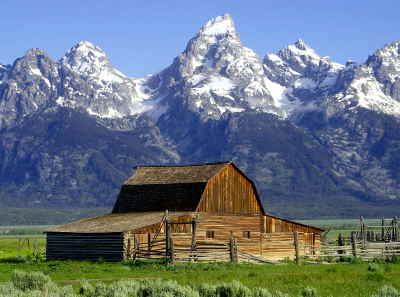
#> input picture imagens/barn_mountains.bmp, 400 x 297 px; its folder holds 3 pictures in this run
$ jupyter execute --allow-errors report.ipynb   (shell and % lines are left out)
#> lines starting #> are read from the running program, lines starting #| are printed output that depends on the picture
# MULTIMEDIA
## PROJECT 1: Image Compression
### B.Sc. in Informatics Engineering, FCTUC

Authors:
 - André Carvalho, no. 2019216156
 - Paulo Cortesão, no. 2019216517

[cell 1]
# package installation
# ! pip install tabulate
# ! pip3 install opencv-python

[cell 2]
# code imports
import matplotlib
import os
from scipy.fftpack import dct, idct
import math
import matplotlib.pyplot as plt
from PIL import Image
import matplotlib.colors as clr
import numpy as np
import cv2
from tabulate import tabulate

[cell 3]
#exercise 1: image compression testing
def ex1():
    images= ['barn_mountains' ,'logo','peppers']
    qualities = [75,50,25]
    rates=[]
    for s in images:
        img = Image.open(f"imagens/{s}.bmp")
#> img is the input picture: PIL image 400x297 RGB; mean R, G, B 104.4, 117.4, 130.1
        rgb_img = img.convert('RGB')
        arr=[s]
        original_size = os.path.getsize(f"imagens/{s}.bmp")
        plt.figure()
        plt.title(f'{s}.bmp')
        plt.imshow(img)
        for q in qualities:
            rgb_img.save(f"ex1/{s}_{q}.jpeg", quality=q)
            im2 = Image.open(f"ex1/{s}_{q}.jpeg")
            plt.figure()
            plt.title(f'{s}_{q}.jpeg')
            plt.imshow(im2)
            compressed_size = os.path.getsize(f"ex1/{s}_{q}.jpeg")
            comp_rate = "%.1f:1" %(original_size/compressed_size)
            arr.append(comp_rate)
        rates.append(arr)

    # print(46*"_")
    print(tabulate(rates, headers = ['Image\\Quality',"75%","50%","25%"] ))
            # print(f"{s} with quality {q}: compression rate {comp_rate}%")

#> (a cell that did not finish here is left out)

# Results
### barn_mountain.jpeg image

As the quality goes down, there is a somewhat perceptible decrease in detail, especially in zones of the image where there is alternance between light and dark colour within a short range of pixels. This can be explained by the smoothing that is undertaken in JPEG.

Also because of this phenomenon, the contours that the image might have are made less crisp, and some interference between different colours of the respective areas is also verified. This is especcially evident when comparing the original bmp file to the compressed files (mountain-sky interfaces).

### peppers.jpeg image

As is expected, there is also a decrease in detail in this image, as quality decreases. The contours of each vegetable are also affected, but in this case, the smoothing also affects the perceived light reflection coming from the vegetables in general.

### logo.jpeg image

In this image, which only contains 3 colours, the loss in detail and interference in the various contours is the most evident feature, when analysing different qualities. However, the colour representation within the objects' borders remains accurate, as there is only one colour being represented.

### General Conclusions

Overall, the most apparent quality losses can be noticed in contours and in zones with sharp colour transitions. However, if we consider the compression rates achieved by this format, the storage required is well exploited to represent the images with maximum detail.

It was also verified that the image with the least features (logo.bmp) had the highest compression rate (81.3:1, 25% quality), whereas the image with most details (barn_mountain.bmp) had the lowest one (29.8:1, 25% quality). This leads to the conclusion that detail makes an image harder to compress.

[cell 5]
# 3.2 -used-defined colormap
def color_map(color_map_name, min_color=(0,0,0), max_color = (1,1,1)) :
    return clr.LinearSegmentedColormap.from_list(color_map_name, [min_color,max_color], 256)

# 3.3 -image visualization with colormap
def view_image(img, color_map,title="<untitled>"):
    plt.figure()
    plt.title(title)
    plt.imshow(img, color_map)
    plt.show(block=False)

#3.4 - channel separation and union
def separate_3channels(image):
    return (image[:,:,0], image[:,:,1], image[:,:,2])

def join_3channels(r,g,b):
    return  np.dstack((r,g,b))

def ex3():
    #3.1 - reading barn_mountains.bmp
    img_bm = plt.imread("imagens/barn_mountains.bmp")

    #3.5 - channel visualization
    r,g,b = separate_3channels(img_bm)
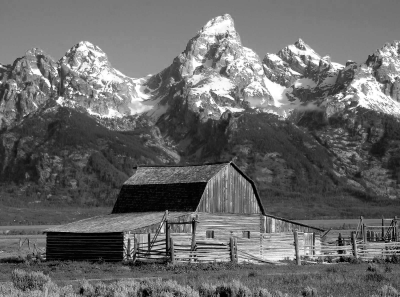
#> r: shape (297, 400); min 0, max 255, mean 104.4
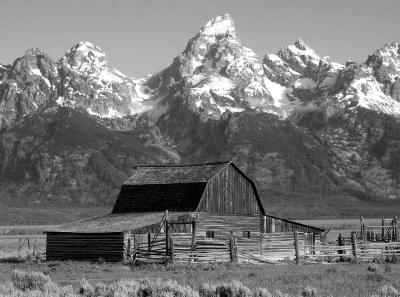
#> g: shape (297, 400); min 0, max 255, mean 117.4
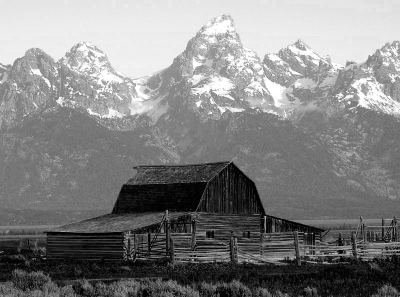
#> b: shape (297, 400); min 0, max 255, mean 130.1
    cmRed = color_map('myRed', (0,0,0),(1,0,0))
    cmGreen = color_map('myGreen', (0,0,0),(0,1,0) )
    cmBlue = color_map( 'myBlue', (0,0,0),(0,0,1))

    d = {'red':cmRed, 'green': cmGreen, 'blue': cmBlue }
    e = {'red': r, 'green':g, 'blue':b}
    for col in d.keys():
        view_image(e[col],d[col], col)
#| Original image shape:  (297, 400, 3)
    return img_bm

[cell 6]
img_bm = ex3()

[cell 7]
#4 - Padding pre-processing
#Receives a 3D array (all 3 channels)
def image_padding(img):
    sh = or_shape = img.shape
#> sh = (297, 400, 3); or_shape = (297, 400, 3)
    last_line = img[len(img)-1,:,:]
#> last_line = 400 rows, first 8: [145, 167, 98], [175, 194, 137], [162, 181, 128], [129, 147, 95], [127, 145, 91], [162, 180, 127], [174, 191, 140], [154, 173, 122]
    if (len(img)%16!=0):
        arr_to_add = np.tile(last_line, (16-len(img)%16,1)).reshape(16-len(img)%16,or_shape[1],3)
        img = np.vstack((img, arr_to_add))
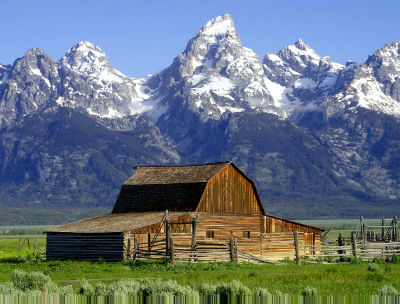
#> img: shape (304, 400, 3); mean of channels 0, 1, 2 104.4, 117.5, 128.6; drawn as R, G, B

    last_col = np.array([img[:, len(img[0])-1, :]])
#> last_col = 304 rows, first 8: [110, 150, 225], [110, 150, 225], [113, 152, 227], [113, 152, 227], [113, 153, 223], [113, 153, 223], [113, 153, 223], [113, 153, 223]
    sh= img.shape
#> sh = (304, 400, 3)
    if(sh[1]%16!=0):
        arr_to_add = np.tile(last_col, (1,16-sh[1]%16)).reshape(sh[0], 16-sh[1]%16,3)
        img = np.hstack((img, arr_to_add))

    return img, or_shape

def image_remove_padding(img, shape):
    h,c = shape[0], shape[1]
    return img[:h,:c,:]

def ex4():
    print("Original image shape: ",img_bm.shape)
    img_bm_padded, original_shape = image_padding(img_bm)
#> original_shape = (297, 400, 3)
    print("Padded image shape: ",img_bm_padded.shape)
#| Padded image shape:  (304, 400, 3)
    img_bm_no_padding = image_remove_padding(img_bm_padded, original_shape)
#> in image_remove_padding, `h,c = shape[0], shape[1]`: h = 297; c = 400
    print("Image with padding removed shape: ",img_bm_no_padding.shape)
#| Image with padding removed shape:  (297, 400, 3)
    print("Removal correct? " , np.array_equal(img_bm_no_padding, img_bm))
#| Removal correct?  True
    return img_bm_padded
